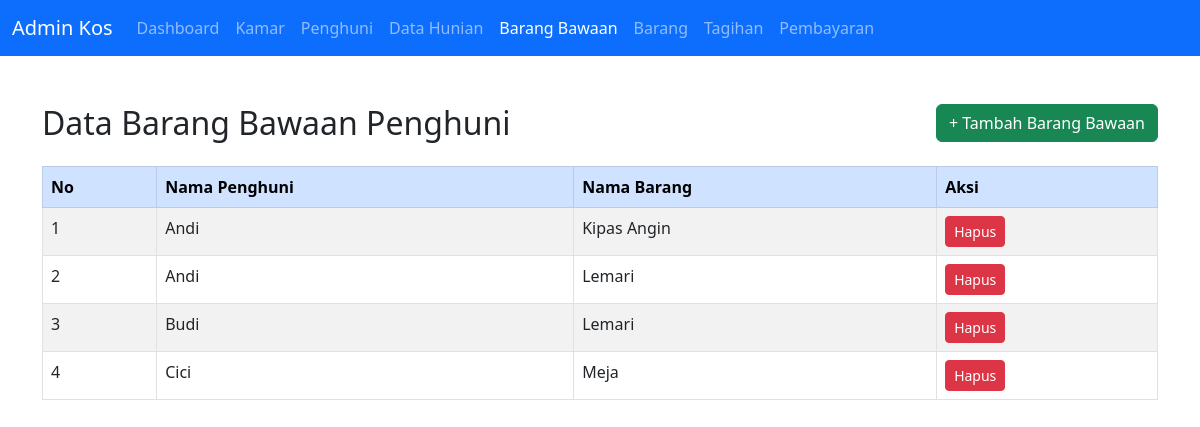
Page /admin/brng_bawaan.php on the committed database.
### tables this page shows
CREATE TABLE tb_brng_bawaan (
    id INT AUTO_INCREMENT PRIMARY KEY,
    id_penghuni INT,
    id_barang INT,
    FOREIGN KEY (id_penghuni) REFERENCES tb_penghuni(id),
    FOREIGN KEY (id_barang) REFERENCES tb_barang(id)
);

CREATE TABLE tb_penghuni (
    id INT AUTO_INCREMENT PRIMARY KEY,
    nama VARCHAR(100),
    no_ktp VARCHAR(30),
    no_hp VARCHAR(20),
    tgl_masuk DATE,
    tgl_keluar DATE
);

CREATE TABLE tb_barang (
    id INT AUTO_INCREMENT PRIMARY KEY,
    nama VARCHAR(100),
    harga INT
);

### admin/brng_bawaan.php (the view, shortened to what this page needs)
<?php
include '../inc/db.php';
?>
<!DOCTYPE html>
<html>
<head>
    <link href="https://cdn.jsdelivr.net/npm/bootstrap@5.3.0/dist/css/bootstrap.min.css" rel="stylesheet">
</head>
<body>
    <nav class="navbar navbar-expand-lg navbar-dark bg-primary">
        <div class="container-fluid">
            <a class="navbar-brand" href="dashboard.php">Admin Kos</a>
            <ul class="navbar-nav me-auto mb-2 mb-lg-0">
                <li class="nav-item"><a class="nav-link" href="dashboard.php">Dashboard</a></li>
                <li class="nav-item"><a class="nav-link" href="kamar.php">Kamar</a></li>
                <li class="nav-item"><a class="nav-link" href="penghuni.php">Penghuni</a></li>
                <li class="nav-item"><a class="nav-link" href="kmr_penghuni.php">Data Hunian</a></li>
                <li class="nav-item"><a class="nav-link active" href="brng_bawaan.php">Barang Bawaan</a></li>
                <li class="nav-item"><a class="nav-link" href="barang.php">Barang</a></li>
                <li class="nav-item"><a class="nav-link" href="tagihan.php">Tagihan</a></li>
                <li class="nav-item"><a class="nav-link" href="bayar.php">Pembayaran</a></li>
            </ul>
        </div>
    </nav>
    <div class="container py-5">
        <div class="d-flex justify-content-between align-items-center mb-4">
            <h2 class="mb-0">Data Barang Bawaan Penghuni</h2>
            <a href="brng_bawaan_tambah.php" class="btn btn-success">+ Tambah Barang Bawaan</a>
        </div>
        <table class="table table-bordered table-striped">
            <thead class="table-primary">
                <tr>
                    <th>No</th>
                    <th>Nama Penghuni</th>
                    <th>Nama Barang</th>
                    <th>Aksi</th>
                </tr>
            </thead>
            <tbody>
                <?php
                $sql = "SELECT b.id, p.nama AS nama_penghuni, br.nama AS nama_barang
                        FROM tb_brng_bawaan b
                        JOIN tb_penghuni p ON b.id_penghuni = p.id
                        JOIN tb_barang br ON b.id_barang = br.id
                        ORDER BY p.nama, br.nama";
                $result = mysqli_query($conn, $sql);
                if (mysqli_num_rows($result) > 0) {
                    $no = 1;
                    while ($row = mysqli_fetch_assoc($result)) {
                        echo '<tr>';
                        echo '<td>' . $no++ . '</td>';
                        echo '<td>' . htmlspecialchars($row['nama_penghuni']) . '</td>';
                        echo '<td>' . htmlspecialchars($row['nama_barang']) . '</td>';
                        echo '<td>';
                        echo '<a href="?hapus=' . $row['id'] . '" class="btn btn-sm btn-danger" onclick="return confirmHapus(\'' . htmlspecialchars($row['nama_penghuni']) . '\', \'' . htmlspecialchars($row['nama_barang']) . '\')">Hapus</a>';
                        echo '</td>';
                        echo '</tr>';
                    }
                } else {
                    echo '<tr><td colspan="4" class="text-center">Belum ada data barang bawaan penghuni.</td></tr>';
                }
                ?>
            </tbody>
        </table>
    </div>
</body>
</html>

### rows in the picture
tb_brng_bawaan: id_penghuni.nama "Andi", id_barang.nama "Kipas Angin"
tb_brng_bawaan: id_penghuni.nama "Andi", id_barang.nama "Lemari"
tb_brng_bawaan: id_penghuni.nama "Budi", id_barang.nama "Lemari"
tb_brng_bawaan: id_penghuni.nama "Cici", id_barang.nama "Meja"
